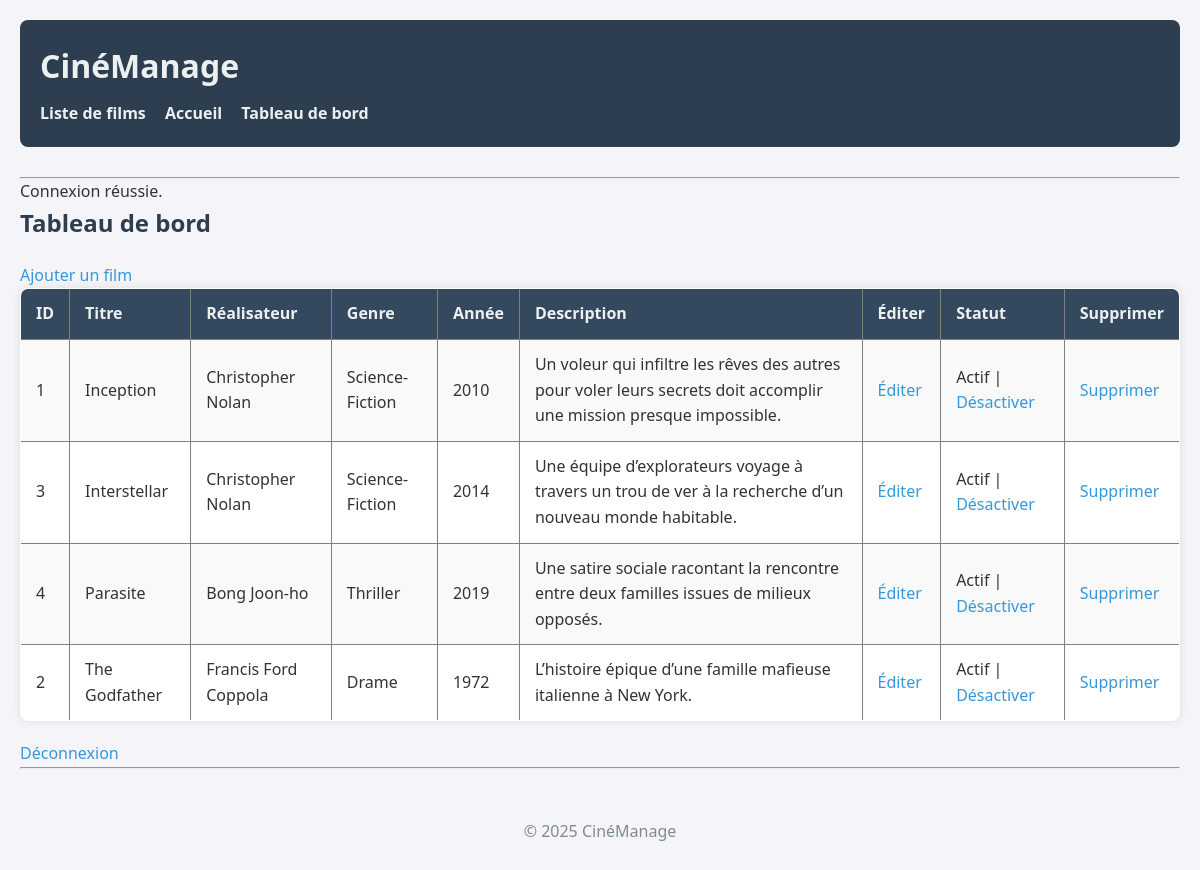
The page /index.php?action=dashboard (signed in) on the database its author committed.
### tables this page shows
CREATE TABLE IF NOT EXISTS films (
    id INT AUTO_INCREMENT PRIMARY KEY,
    titre VARCHAR(100) NOT NULL,
    realisateur VARCHAR(100),
    genre VARCHAR(50),
    annee_sortie INT,
    description TEXT,
    statut ENUM('actif', 'inactif') NOT NULL DEFAULT 'actif'
);

### app/controllers/AdminController.php (called while the page is built, shortened)
<?php
require_once __DIR__ . '/../models/FilmModel.php';
function DashboardAdmin()
{
    $data = getListeFilmsAvecPagination();
    $result       = $data['result'];
    include __DIR__ . '/../views/admin/dashboard.php';
}

### app/models/FilmModel.php (called while the page is built, shortened)
<?php
require_once __DIR__ . "/../includes/db_connect.php";
function countFilms()
{
    global $conn;
    $sql = "SELECT COUNT(*) AS total FROM films";
    $result = $conn->query($sql);
    $row = $result->fetch_assoc();
    return (int) ($row['total'] ?? 0);
}
function getFilmsPagines(int $limit, int $offset)
{
    global $conn;
    $stmt = $conn->prepare(
        "SELECT * FROM films ORDER BY titre ASC LIMIT ? OFFSET ?"
    );
    $stmt->bind_param("ii", $limit, $offset);
    $stmt->execute();
    return $stmt->get_result();
}
?>

### app/controllers/FilmController.php (called while the page is built, shortened)
<?php
require_once __DIR__ . '/../models/FilmModel.php';
function getListeFilmsAvecPagination()
{
    $parPage = 10;
    if (isset($_GET['page']) && ctype_digit($_GET['page']) && (int)$_GET['page'] > 0) {
        $pageCourante = (int) $_GET['page'];
    } else {
        $pageCourante = 1;
    }
    $totalFilms   = countFilms();
    $pagesTotales = max(1, (int) ceil($totalFilms / $parPage));
    $offset = ($pageCourante - 1) * $parPage;
    $result = getFilmsPagines($parPage, $offset);
    return [
        'result'       => $result,
        'pageCourante' => $pageCourante,
        'pagesTotales' => $pagesTotales,
    ];
}

### app/views/admin/dashboard.php (the view, shortened to what this page needs)
<?php include __DIR__ . '/../../includes/header.php'; ?>
<h2>Tableau de bord</h2>
<a href="index.php?action=form_add_film">Ajouter un film</a>
<table border="1">
    <tr>
        <th>ID</th>
        <th>Titre</th>
        <th>Réalisateur</th>
        <th>Genre</th>
        <th>Année</th>
        <th>Description</th>
        <th>Éditer</th>
		<th>Statut</th>
        <th>Supprimer</th>
    </tr>
    <?php while ($film = $result->fetch_assoc()): ?>
        <tr>
            <td><?php echo (int) $film['id']; ?></td>
            <td><?php echo htmlspecialchars($film['titre']); ?></td>
            <td><?php echo htmlspecialchars($film['realisateur']); ?></td>
            <td><?php echo htmlspecialchars($film['genre']); ?></td>
            <td><?php echo (int) $film['annee_sortie']; ?></td>
            <td><?php echo htmlspecialchars($film['description']); ?></td>
            <td><a href="index.php?action=form_edit_film&id=<?php echo (int) $film['id']; ?>">Éditer</a></td>
			<td>
				<?php if ($film['statut'] === 'actif'): ?>
					Actif
					| <a href="index.php?action=deactivate_film&id=<?= (int)$film['id']; ?>">Désactiver</a>
				<?php else: ?>
					Inactif
					| <a href="index.php?action=activate_film&id=<?= (int)$film['id']; ?>">Activer</a>
				<?php endif; ?>
			</td>
            <td><?php echo '<a href="index.php?action=delete_film&id=' . (int) $film['id'] . '" onclick="return confirm(\'Êtes-vous sûr de vouloir supprimer ce film ?\')">Supprimer</a>'; ?></td>
        </tr>
    <?php endwhile; ?>
</table>
<a href="index.php?action=logout">Déconnexion</a>
<?php include __DIR__ . '/../../includes/footer.php'; ?>

### public/index.php (shortened to what this page needs)
<?php
require_once __DIR__ . '/../app/controllers/FilmController.php';
require_once __DIR__ . '/../app/controllers/AdminController.php';
$action = $_GET['action'] ?? 'list';
switch ($action) {
    case 'dashboard':
        DashboardAdmin();
        break;
}
?>

### app/includes/header.php (shortened to what this page needs)
<!DOCTYPE html>
<html lang="fr">
<head>
    <link rel="stylesheet" href="<?php echo BASE_URL; ?>public/assets/css/style.css">
</head>
<body>
	<header>
		<h1>CinéManage</h1>
		<nav>
			<a href="index.php?action=list">Liste de films</a>
			<a href="<?php echo BASE_URL; ?>index.php">Accueil</a>
			<?php if (isset($_SESSION['login']) && $_SESSION['login'] === 'admin'): ?>
				<a href="index.php?action=dashboard">Tableau de bord</a>
			<?php else: ?>
				<a href="index.php?action=connexion">Connexion</a>
			<?php endif; ?>
		</nav>
	</header>
    <hr>
    <?php if (isset($_SESSION['flash'])): ?>
        <div class="alert <?php echo $_SESSION['flash']['type']; ?>">
            <?php echo htmlspecialchars($_SESSION['flash']['message']); ?>
        </div>
    <?php endif; ?>

### app/includes/footer.php
<hr>
<footer>
    <p>&copy; <?php echo date('Y'); ?> CinéManage</p>
</footer>
</body>
</html>

### public/assets/css/style.css (style rules this page uses)
* { margin: 0; padding: 0; box-sizing: border-box; }
body { font-family: 'Segoe UI', Tahoma, Geneva, Verdana, sans-serif; background-color: #f4f4f9; color: #333; line-height: 1.6; padding: 20px; }
header { background-color: #2c3e50; color: #ecf0f1; padding: 20px; border-radius: 8px; margin-bottom: 30px; }
header h1 { font-size: 2em; margin-bottom: 10px; }
nav a { color: #ecf0f1; text-decoration: none; margin-right: 15px; font-weight: bold; transition: color 0.3s ease; }
footer { margin-top: 50px; text-align: center; color: #7f8c8d; }
h2 { color: #2c3e50; margin-bottom: 20px; }
p { margin-bottom: 10px; }
table { width: 100%; border-collapse: collapse; margin-bottom: 20px; background-color: #fff; border-radius: 8px; overflow: hidden; box-shadow: 0 0 10px rgba(0,0,0,0.1); }
th, td { padding: 12px 15px; text-align: left; }
th { background-color: #34495e; color: #ecf0f1; }
tr:nth-child(even) { background-color: #f9f9f9; }
a { color: #3498db; text-decoration: none; transition: color 0.3s; }

### rows shown on the page
films: id "1", titre "Inception", realisateur "Christopher Nolan", genre "Science-Fiction", annee_sortie "2010", description "Un voleur qui infiltre les rêves des autres pour voler leurs secrets doit accomplir une mission presque impossible."
films: id "3", titre "Interstellar", realisateur "Christopher Nolan", genre "Science-Fiction", annee_sortie "2014", description "Une équipe d’explorateurs voyage à travers un trou de ver à la recherche d’un nouveau monde habitable."
films: id "4", titre "Parasite", realisateur "Bong Joon-ho", genre "Thriller", annee_sortie "2019", description "Une satire sociale racontant la rencontre entre deux familles issues de milieux opposés."
films: id "2", titre "The Godfather", realisateur "Francis Ford Coppola", genre "Drame", annee_sortie "1972", description "L’histoire épique d’une famille mafieuse italienne à New York."

### other values the page prints
$_SESSION['flash']['message'] "Connexion réussie."
